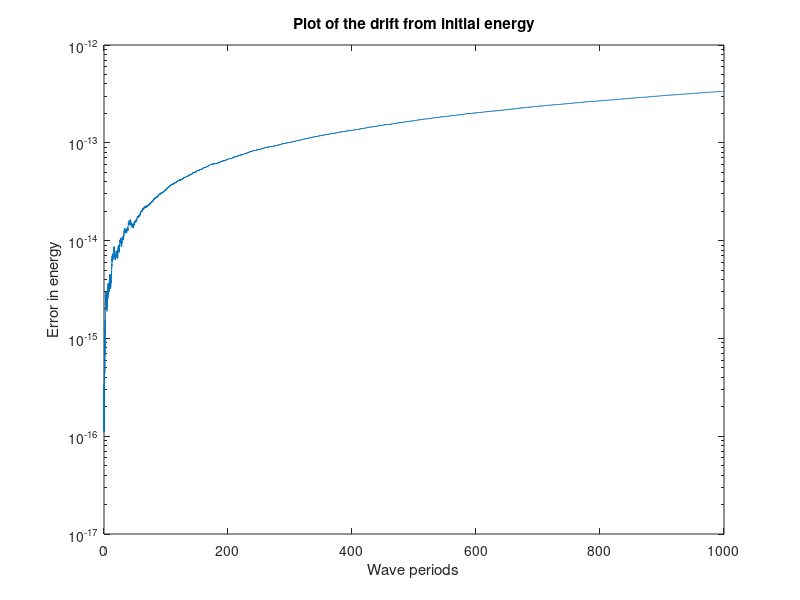

Recreate this plot in MATLAB.
clc
close all


T = dlmread('energy_1000_periods_2_16_16.txt');
figure 
set(gca,'fontsize', 14)
semilogy( T(:,1), T(:,2))
title('Plot of the drift from initial energy')
xlabel('Wave periods')
ylabel('Error in energy')